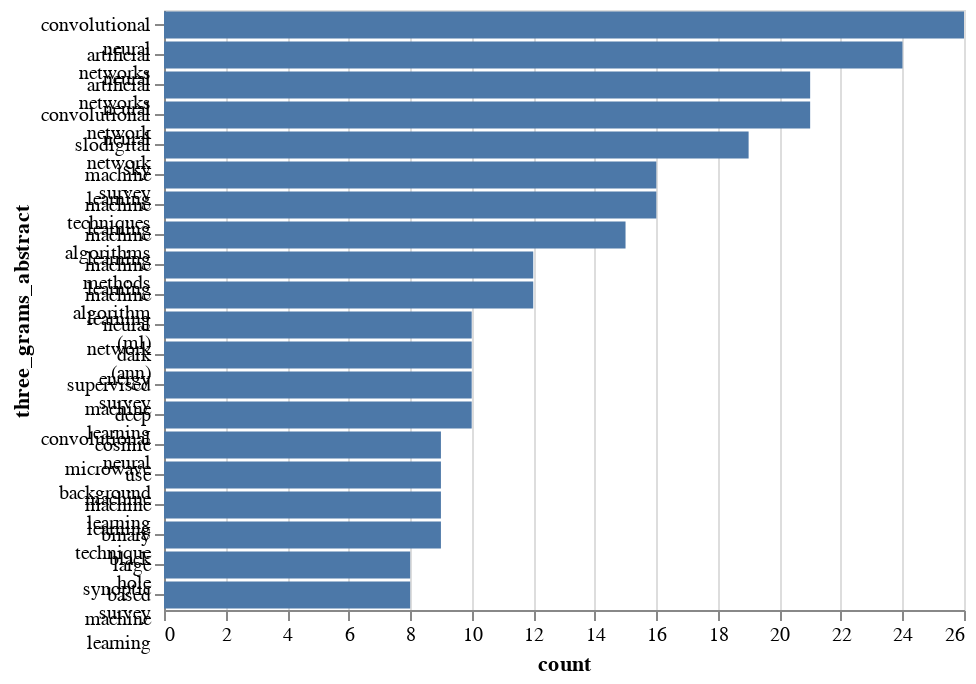

Notebook code cell kept with this figure:
### Code cell
# 3-grams
three_grams_abstract.most_common(20)

data = pd.DataFrame(three_grams_abstract.most_common(20), columns=["three_grams_abstract", "count"])

alt.Chart(data).mark_bar().encode(
    x='count',
    y=alt.Y('three_grams_abstract', sort=alt.SortField(field="freq", op="sum", order="ascending")), 
)

### Figure 1 — Vega-Lite specification as saved in the notebook (floating-point values rounded to 4 significant figures)
{"$schema": "https://vega.github.io/schema/vega-lite/v2.4.3.json", "config": {"view": {"height": 300, "width": 400}}, "data": {"values": [{"count": 26, "three_grams_abstract": ["convolutional", "neural", "networks"]}, {"count": 24, "three_grams_abstract": ["artificial", "neural", "networks"]}, {"count": 21, "three_grams_abstract": ["artificial", "neural", "network"]}, {"count": 21, "three_grams_abstract": ["convolutional", "neural", "network"]}, {"count": 19, "three_grams_abstract": ["slodigital", "sky", "survey"]}, {"count": 16, "three_grams_abstract": ["machine", "learning", "techniques"]}, {"count": 16, "three_grams_abstract": ["machine", "learning", "algorithms"]}, {"count": 15, "three_grams_abstract": ["machine", "learning", "methods"]}, {"count": 12, "three_grams_abstract": ["machine", "learning", "algorithm"]}, {"count": 12, "three_grams_abstract": ["machine", "learning", "(ml)"]}, {"count": 10, "three_grams_abstract": ["neural", "network", "(ann)"]}, {"count": 10, "three_grams_abstract": ["dark", "energy", "survey"]}, {"count": 10, "three_grams_abstract": ["supervised", "machine", "learning"]}, {"count": 10, "three_grams_abstract": ["deep", "convolutional", "neural"]}, {"count": 9, "three_grams_abstract": ["cosmic", "microwave", "background"]}, {"count": 9, "three_grams_abstract": ["use", "machine", "learning"]}, {"count": 9, "three_grams_abstract": ["machine", "learning", "technique"]}, {"count": 9, "three_grams_abstract": ["binary", "black", "hole"]}, {"count": 8, "three_grams_abstract": ["large", "synoptic", "survey"]}, {"count": 8, "three_grams_abstract": ["based", "machine", "learning"]}]}, "encoding": {"x": {"field": "count", "type": "quantitative"}, "y": {"field": "three_grams_abstract", "sort": {"field": "freq", "op": "sum", "order": "ascending"}, "type": "nominal"}}, "mark": "bar"}
